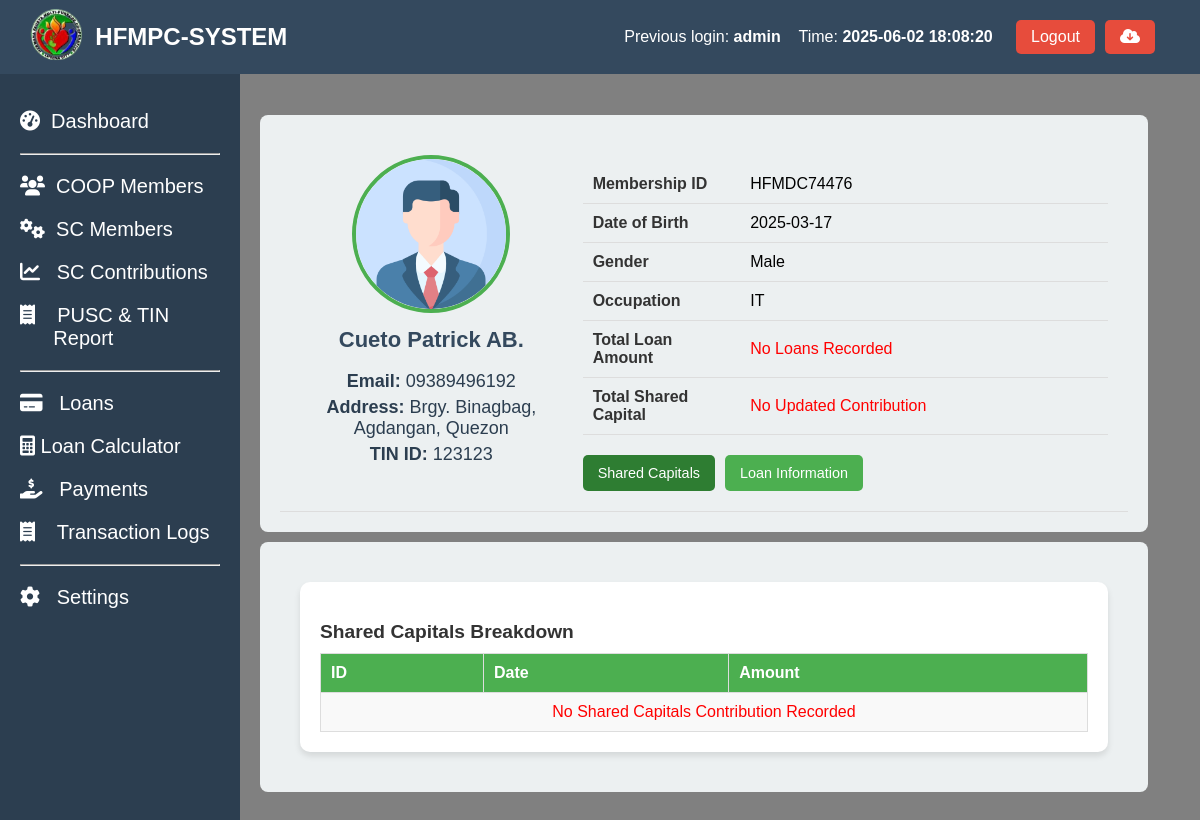
The app's page /coop_members_profile.php?id=HFMDC74476 (signed in) with its own data.
### tables this page shows
CREATE TABLE `coop_members` (
  `coop_id` int(50) NOT NULL AUTO_INCREMENT,
  `membership_id` varchar(50) NOT NULL,
  `name_of_member` varchar(255) NOT NULL,
  `contact_number` varchar(20) NOT NULL,
  `tin` varchar(15) NOT NULL,
  `date_accepted` date NOT NULL,
  `bod_resolution` varchar(50) NOT NULL,
  `type_of_membership` varchar(50) NOT NULL,
  `shares_subscribed` int(11) NOT NULL,
  `amount_subscribed` decimal(10,2) NOT NULL,
  `initial_paid_up` decimal(10,2) NOT NULL,
  `address` text NOT NULL,
  `date_of_birth` date NOT NULL,
  `age` int(11) NOT NULL,
  `gender` varchar(20) NOT NULL,
  `civil_status` varchar(50) NOT NULL,
  `occupation` varchar(100) NOT NULL,
  `number_of_dependents` int(11) NOT NULL,
  `religious` varchar(100) NOT NULL,
  `annual_income` decimal(10,2) NOT NULL,
  `date_terminated` date DEFAULT NULL,
  `educational_attainment` varchar(50) NOT NULL,
  `status` int(5) NOT NULL,
  `remarks` varchar(10) NOT NULL,
  `created_at` timestamp NOT NULL DEFAULT current_timestamp(),
  PRIMARY KEY (`coop_id`)
);

### coop_members_profile.php (the view, shortened to what this page needs)
<?php include 'header.php' ?>
<?php include 'sidebar.php' ?>
<link rel="stylesheet" href="assets/profile.css">
<?php
if (isset($_GET['id'])) {
    $membership_id = $_GET['id'];
    $sql = "SELECT * FROM coop_members WHERE membership_id = ?";
    $stmt = $conn->prepare($sql);
    $stmt->bind_param("s", $membership_id);
    $stmt->execute();
    $result = $stmt->get_result();
    if ($result->num_rows > 0) {
        $member = $result->fetch_assoc();
    } else {
        echo "No member found with ID: " . htmlspecialchars($membership_id);
        exit();
    }
    $shared_capitals_sql = "SELECT SUM(Amount) AS TotalSharedCapital FROM shared_capital_amount WHERE Membership_ID = ? AND (remarks IS NULL OR remarks != 'Deleted')";
    $stmt = $conn->prepare($shared_capitals_sql);
    $stmt->bind_param("s", $membership_id);
    $stmt->execute();
    $shared_capitals_result = $stmt->get_result();
    $shared_capitals = $shared_capitals_result->fetch_assoc();
    $total_shared_capital = $shared_capitals['TotalSharedCapital'];
    $shared_capitals_sql = "SELECT Date_Paid, Amount, Membership_ID FROM shared_capital_amount WHERE Membership_ID = ?  AND (remarks IS NULL OR remarks != 'Deleted') ";
    $stmt = $conn->prepare($shared_capitals_sql);
    $stmt->bind_param("s", $membership_id);
    $stmt->execute();
    $shared_capitals_result = $stmt->get_result();
    $shared_capitals = $shared_capitals_result->fetch_all(MYSQLI_ASSOC);
    $total_loans_sql = "SELECT SUM(balance_amount) AS TotalLoanAmount FROM coop_member_loans WHERE membership_id = ?";
    $stmt = $conn->prepare($total_loans_sql);
    $stmt->bind_param("s", $membership_id);
    $stmt->execute();
    $total_loans_result = $stmt->get_result();
    $total_loans = $total_loans_result->fetch_assoc();
    $total_loan_amount = $total_loans['TotalLoanAmount'];
} else {
    echo "No membership ID provided.";
    exit();
}
?>
<main class="content-member">
  <section class="stats-member">
    <div class="card-member">
      <div class="card-header-member">
      <div class="profile-card">
                <div class="profile-left">
                    <img src="profile.png" alt="Profile picture">
                    <div class="pinfo">
                        <h2><?php echo htmlspecialchars($member['name_of_member']); ?></h2>
                        <p><strong>Email:</strong> <?php echo htmlspecialchars($member['contact_number']); ?></p>
                        <p><strong>Address:</strong> <?php echo htmlspecialchars($member['address']); ?></p>
                        <p><strong>TIN ID:</strong> <?php echo htmlspecialchars($member['tin']); ?></p>
                    </div>
                </div>
                <div class="profile-right">
                    <table>
                        <tr>
                            <td>Membership ID</td>
                            <td><?php echo htmlspecialchars($member['membership_id']); ?></td>
                        </tr>
                        <tr>
                            <td>Date of Birth</td>
                            <td><?php echo htmlspecialchars($member['date_of_birth']); ?></td>
                        </tr>
                        <tr>
                            <td>Gender</td>
                            <td><?php echo htmlspecialchars($member['gender']); ?></td>
                        </tr>
                        <tr>
                            <td>Occupation</td>
                            <td><?php echo htmlspecialchars($member['occupation']); ?></td>
                        </tr>
                        <tr>
                            <td>Total Loan Amount</td>
                            <td><?php echo $total_loan_amount ? "₱" . number_format($total_loan_amount, 2) : '<span style="color:red;">No Loans Recorded</span>'; ?></td>
                        </tr>
                        <tr>
                            <td>Total Shared Capital</td>
                            <td><?php echo $total_shared_capital ? "₱" . number_format($total_shared_capital, 2) : '<span style="color:red;">No Updated Contribution</span>'; ?></td>
                        </tr>
                    </table>
                    <div class="button-container">
                        <button class="button active" id="shared-capitals-btn">Shared Capitals</button>
                        <button class="button" id="loan-information-btn">Loan Information</button>
                    </div>
                </div>
            </div>
      </div>
    </div>
    <div class="card-member">
      <div class="card-header-member">
            <div class="second-content">
                <div id="shared-capitals-section" class="section active">
                    <h3>Shared Capitals Breakdown</h3>
                    <table>
                        <thead>
                            <tr>
                                <th>ID</th>
                                <th>Date</th>
                                <th>Amount</th>
                            </tr>
                        </thead>
                        <tbody>
                        <?php if (!empty($shared_capitals)): ?>
                            <?php foreach ($shared_capitals as $capital): ?>
                                <tr>
                                    <td><?php echo htmlspecialchars($capital['Membership_ID']); ?></td>
                                    <td><?php echo htmlspecialchars($capital['Date_Paid']); ?></td>
                                    <td style="text-align: right;"><?php echo "₱" . number_format($capital['Amount'], 2); ?></td>
                                </tr>
                            <?php endforeach; ?>
                            <?php else: ?>
                                <tr>
                                    <td colspan="3" style="text-align: center; color: red;">No Shared Capitals Contribution Recorded</td>
                                </tr>
                            <?php endif; ?>
                        </tbody>
                    </table>
                </div>
            </div>
      </div>
    </div>
  </section>
</main>

### header.php (shortened to what this page needs)
<?php
include 'config/config.php';
$previous_user = null;
$sql_prev = "SELECT id, username, login_time FROM login_activity ORDER BY login_time DESC LIMIT 1 OFFSET 1";
$result_prev = $conn->query($sql_prev);
if ($result_prev->num_rows > 0) {
    $previous_user = $result_prev->fetch_assoc();
}
?>
<!DOCTYPE html>
<html lang="en">
<head>
  <link rel="stylesheet" href="https://cdnjs.cloudflare.com/ajax/libs/font-awesome/6.0.0-beta3/css/all.min.css">
  <link rel="stylesheet" href="assets/styles.css">
</head>
<body>
<header class="header">
  <div class="header-content">
    <div class="dashboard-left">
      <a href="index.php"><img src="logo.png" alt="Logo" class="dashboard-logo" width="20%"></a>
      <h1> HFMPC-SYSTEM</h1>
    </div>
    <div class="admin-info">
      <?php if ($previous_user): ?>
        <div class="previous-login-info" style="text-align: right; display: flex; justify-content: space-between;">
          <p>Previous login: <strong><?php echo htmlspecialchars($previous_user['username']); ?></strong></p> &nbsp&nbsp&nbsp&nbsp
          <p>Time: <strong><?php echo htmlspecialchars($previous_user['login_time']); ?></strong></p>&nbsp&nbsp&nbsp
        </div>
      <?php else: ?>
        <p class="previous-login-info">No previous login records found.</p>
      <?php endif; ?>
      <button class="logout-btn" onclick="confirmLogout();">Logout</button>
      <form method="post" action="backup.php" onsubmit="return confirmBackup();">
          <button class="logout-btn" type="submit" name="backup"><i class="fas fa-cloud-download-alt"></i></button>
      </form>
    </div>
  </div>
</header>
</body>
</html>

### sidebar.php (shortened to what this page needs)
<?php
$current_page = basename($_SERVER['PHP_SELF']);
function is_active($page) {
    global $current_page;
    return $current_page == $page ? 'active' : '';
}
?>
<aside class="sidebar">
  <ul>
    <li class="<?= is_active('index.php') ?>"><a href="index.php"><i class="fas fa-tachometer-alt"></i>&nbsp Dashboard</a></li>
    <hr>
    <li class="<?= is_active('coop_members.php') ?>"><a href="coop_members.php"><i class="fas fa-users"></i>&nbsp COOP Members</a></li>
    <li class="<?= is_active('coop_members_shared_capitals.php') ?>"><a href="coop_members_shared_capitals.php"><i class="fas fa-cogs"></i>&nbsp SC Members</a></li>
    <li class="<?= is_active('coop_members_shared_capitals_contribution.php') ?>"><a href="coop_members_shared_capitals_contribution.php"><i class="fas fa-chart-line"></i>&nbsp&nbsp SC Contributions</a></li>
    <li class="<?= is_active('coop_members_pusc_tin.php') ?>"><a href="coop_members_pusc_tin.php"><i class="fas fa-receipt"></i>&nbsp&nbsp&nbsp PUSC & TIN &nbsp&nbsp&nbsp&nbsp&nbsp&nbspReport</a></li>
    <hr>
    <li class="<?= is_active('coop_members_loan.php') ?>"><a href="coop_members_loan.php"><i class="fas fa-credit-card"></i>&nbsp&nbsp Loans</a></li>
    <li class="<?= is_active('loan_amortization.php') ?>"><a href="loan_amortization.php"><i class="fas fa-calculator"></i> Loan Calculator</a></li>
    <li class="<?= is_active('coop_members_payments.php') ?>"><a href="coop_members_payments.php"><i class="fas fa-hand-holding-usd"></i>&nbsp&nbsp Payments</a></li>
    <li class="<?= is_active('coop_members_transaction_logs.php') ?>"><a href="coop_members_transaction_logs.php"><i class="fas fa-receipt"></i>&nbsp&nbsp&nbsp Transaction Logs</a></li>
    <hr>
    <li class="<?= is_active('#') ?>"><a href="#"><i class="fas fa-cog"></i>&nbsp&nbsp Settings</a></li>
  </ul>
</aside>

### assets/styles.css (style rules this page uses)
body { font-family: Arial, sans-serif; margin: 0; height: 100vh; display: flex; flex-direction: column; }
header { background-color: #34495e; color: white; padding: 5px; width: 100%; display: flex; justify-content: space-between; align-items: center; position: fixed; z-index: 10; }
header h1 { font-size: 24px; }
.header-content { display: flex; justify-content: space-between; width: 100%; padding-right: 50px; padding-left: 20px; }
.admin-info { display: flex; align-items: center; gap: 10px; }
.logout-btn { background-color: #e74c3c; color: white; border: none; padding: 8px 15px; cursor: pointer; font-size: 16px; border-radius: 5px; }
.logout-btn { background-color: #e74c3c; color: white; border: none; padding: 8px 15px; cursor: pointer; }
.sidebar { margin-top: 10px; width: 200px; background-color: #2c3e50; color: white; padding: 20px; height: 100%; position: fixed; top: 60px; z-index: 5; }
.sidebar ul { list-style: none; padding: 0; }
.sidebar ul li { margin: 20px 0; }
.sidebar ul li a { color: white; text-decoration: none; font-size: 20px; display: block; transition: 0.5s; }
.dashboard-left { display: flex; align-items: center; gap: 10px; }
.dashboard-logo { height: 60px; width: auto; object-fit: contain; }

### assets/profile.css (style rules this page uses)
.profile-card { display: flex; gap: 20px; padding: 20px; border-bottom: 1px solid #ddd; }
.profile-left { text-align: center; flex: 1; }
.profile-left img { width: 150px; height: 150px; border-radius: 50%; object-fit: cover; border: 4px solid #4CAF50; }
.pinfo h2 { margin-top: 10px; font-size: 1.5rem; color: #333; }
.pinfo p { margin: 5px 0; font-size: 0.9rem; color: #666; }
.profile-right { flex: 2; }
.profile-right table { width: 100%; margin-top: 10px; border-collapse: collapse; }
.profile-right table td { padding: 10px; border-bottom: 1px solid #ddd; }
.profile-right table td:first-child { font-weight: bold; color: #333; width: 30%; }
.button-container { margin-top: 20px; display: flex; gap: 10px; }
.button { padding: 10px 15px; font-size: 0.9rem; border: none; border-radius: 5px; background-color: #4CAF50; color: white; cursor: pointer; transition: background 0.3s; }
.button.active { background-color: #2e7d32; }
.second-content { padding: 20px; }
.section { display: none; background: #fff; padding: 20px; border-radius: 10px; box-shadow: 0 4px 6px rgba(0, 0, 0, 0.1); }
.section h3 { margin-bottom: 10px; font-size: 1.2rem; color: #333; }
.section table { width: 100%; border-collapse: collapse; margin-top: 10px; }
.section table th, .section table td { padding: 10px; border: 1px solid #ddd; text-align: left; }
.section table th { background-color: #4CAF50; color: white; }
.section table td { background-color: #f9f9f9; }
.section.active { display: block; }
.content-member { background-color: gray; margin-left: 150px; padding: 100px; margin-top: 5px; flex-grow: 1; height: 100vh; overflow-y: auto; position: relative; display: block; flex-direction: column; }
.stats-member { margin-top: 10px; width: 105%; }
.card-member { background-color: #ecf0f1; border-radius: 8px; padding: 20px; width: 95%; margin-left: 10px; position:relative; display: block; flex-direction: column; margin-top: 10px; }
.card-member h2 { font-size: 22px; color: #34495e; }
.card-member p { font-size: 18px; color: #2c3e50; }

### records on screen
coop_members: name_of_member "Cueto Patrick AB.", contact_number "09389496192", address "Brgy. Binagbag, Agdangan, Quezon", tin "123123", membership "HFMDC74476", date_of_birth "2025-03-17", gender "Male", occupation "IT"

### other values on screen
$previous_user['username'] "admin"
$previous_user['login_time'] "2025-06-02 18:08:20"
